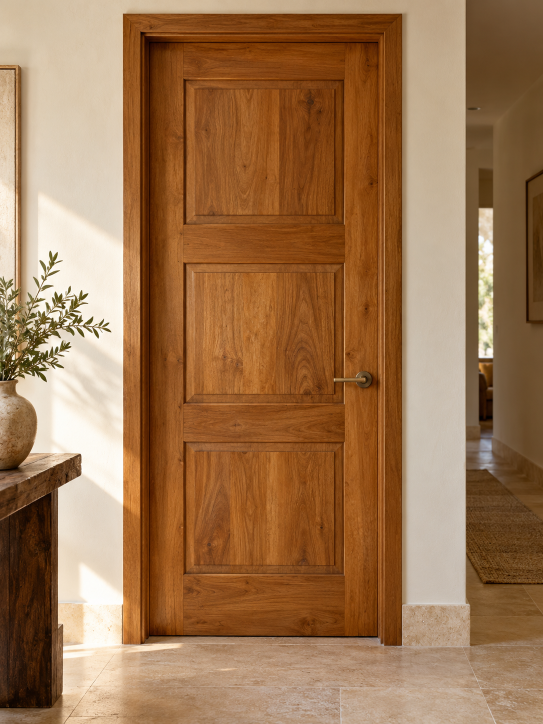
#> input picture inspiration/23.png, 1086 x 1448 px, given in place of image1.jpeg, which was not available (shown at 1/2 size)
$ python build-pages.py
#> lines starting #> are read from the running program, lines starting #| are printed output that depends on the picture; pictures that were not available may be replaced by others from this repository, and a replacement may not be noted
from pathlib import Path
from PIL import Image, ImageOps
import html, re

ROOT=Path(__file__).resolve().parent
DIST=ROOT/'dist'
for n in range(1,25):
    source=ROOT.parent/f'images/image{n}.jpeg' if n<=22 else ROOT/f'inspiration/{n}.png'
    im=ImageOps.exif_transpose(Image.open(source)).convert('RGB')
#> im is the input picture: PIL image 1086x1448 RGB; mean R, G, B 157, 117, 80.7
    im.thumbnail((1440,1600))
    im.save(DIST/f'assets/image{n}.webp','WEBP',quality=89)
    for width in (480,900):
        variant=im.copy()
        variant.thumbnail((width,round(width*im.height/im.width)))
        variant.save(DIST/f'assets/image{n}-{width}.webp','WEBP',quality=83)
#> this loop made 2 passes
#> pass 1, `variant.save(DIST/f'assets/image{n}-{width}.webp','WEBP',quality=83)`:
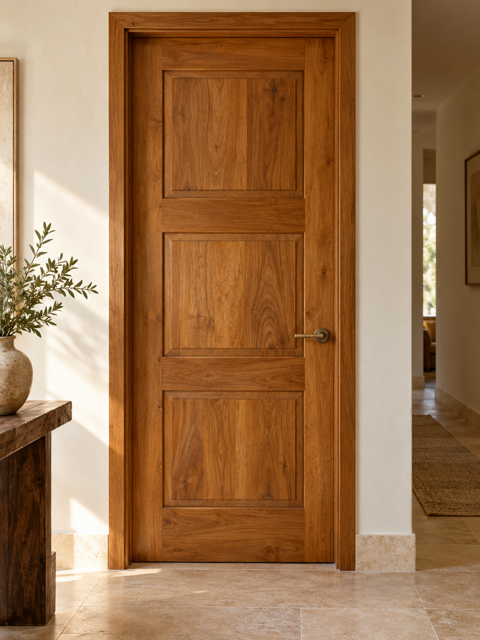
#> saved as image1-480.webp: PIL image 480x640 RGB; mean R, G, B 157, 117, 80.7
#> pass 2, `variant.save(DIST/f'assets/image{n}-{width}.webp','WEBP',quality=83)`:
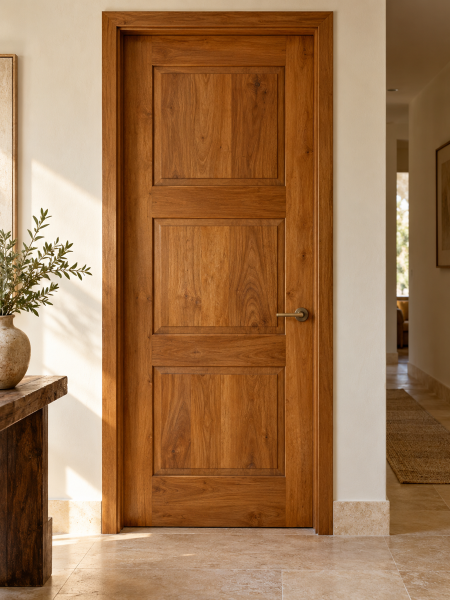
#> saved as image1-900.webp: PIL image 900x1200 RGB (shown at 1/2 size); mean R, G, B 157, 117, 80.7
#> pass 2 of the loop `for n in range(1,25):`:
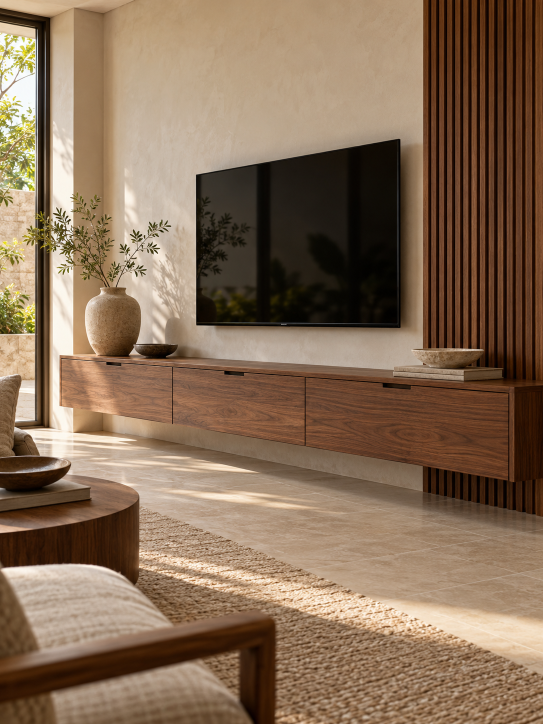
#> input picture inspiration/24.png, 1086 x 1448 px, given in place of image2.jpeg, which was not available (shown at 1/2 size)
#> im is the input picture: PIL image 1086x1448 RGB; mean R, G, B 134.3, 109.3, 86.4
#> the loop `for width in (480,900):` made 2 passes
#> pass 1, `variant.save(DIST/f'assets/image{n}-{width}.webp','WEBP',quality=83)`:
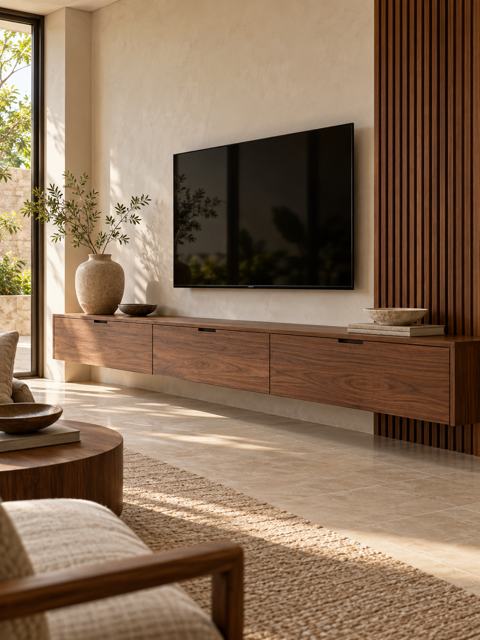
#> saved as image2-480.webp: PIL image 480x640 RGB; mean R, G, B 134.3, 109.3, 86.4
#> (the run stopped early here; a loop or call above may not have finished)
